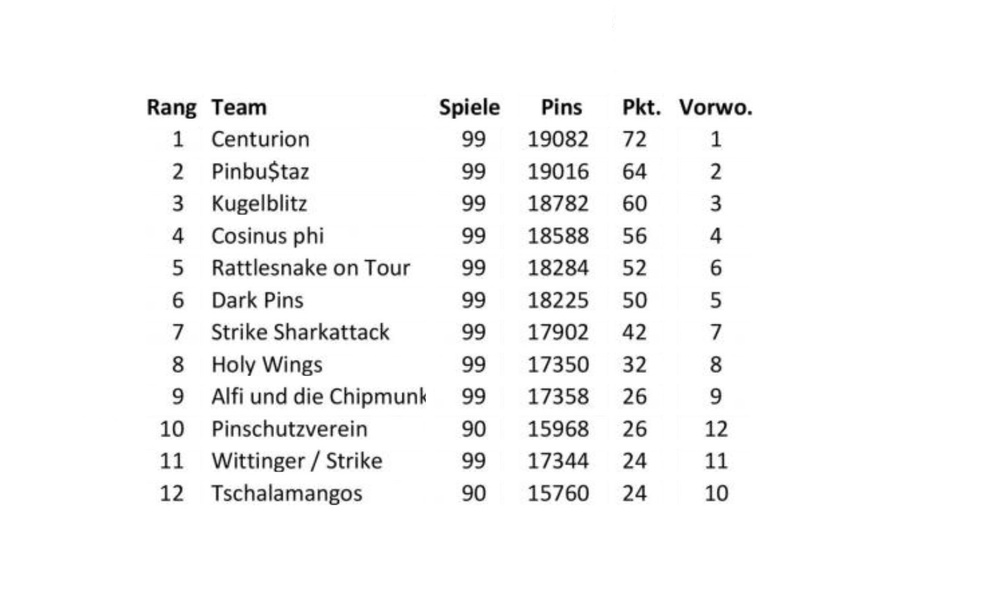
#> input picture py_maple/unbordered_example.jpg, 1000 x 600 px, shrunk from 1632 x 980 before the run
$ python table_unborder.py
#> lines starting #> are read from the running program, lines starting #| are printed output that depends on the picture; after the words box and inside, x2 and y2 are one past the last pixel; in counts of white or black regions, pixels touching at a corner belong together
#> further down, img is the input picture: shape (600, 1000, 3); min 0, max 255, mean 246.6
import cv2
import numpy as np
import pandas as pd
import matplotlib.pyplot as plt
import csv

def recognize_structure(img):

    #print(img.shape)
    img = cv2.cvtColor(img, cv2.COLOR_BGR2GRAY)
#> img: shape (600, 1000)
    img_height, img_width = img.shape

    #print("img_height", img_height, "img_width", img_width)

    # thresholding the image to a binary image
    thresh, img_bin = cv2.threshold(img, 180, 255, cv2.THRESH_BINARY | cv2.THRESH_OTSU)
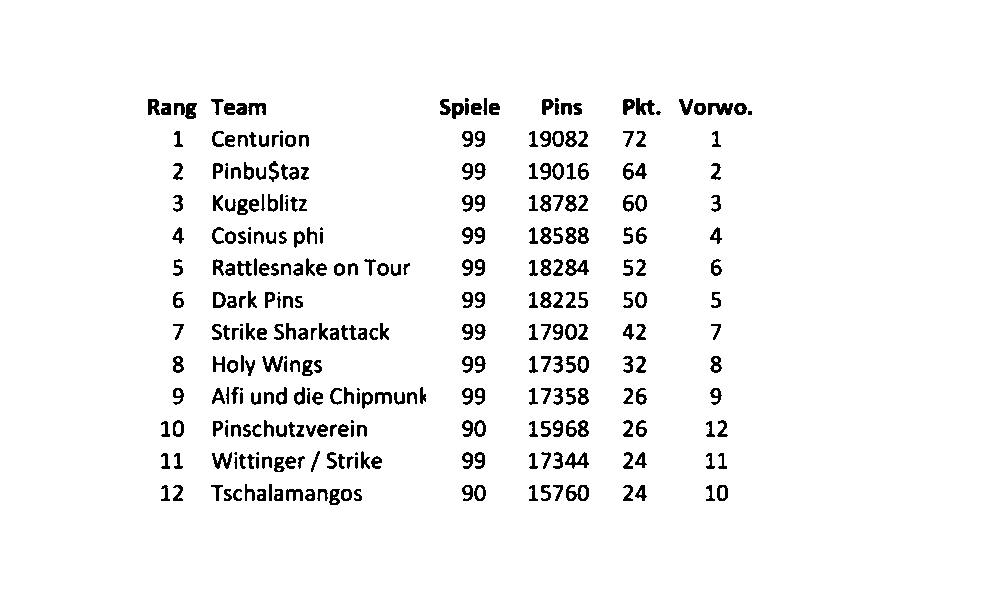
#> img_bin: shape (600, 1000); 95.7% white; 329 black regions (20 under 20 px), largest, box (x1, y1, x2, y2) and area: (565, 259, 589, 276) 206, (708, 103, 733, 115) 203, (566, 485, 589, 501) 202
#> thresh = 176
    #img_bin = cv2.adaptiveThreshold(img, 255, cv2.ADAPTIVE_THRESH_GAUSSIAN_C, cv2.THRESH_BINARY, 5, 5)

    #img_median = cv2.medianBlur(img_bin, 3)
    img_median = img_bin

    ver_kernel = cv2.getStructuringElement(cv2.MORPH_RECT, (9, img_height*2)) #shape (kernel_len, 1) inverted! xD
    vertical_lines = cv2.erode(img_median, ver_kernel, iterations=1)
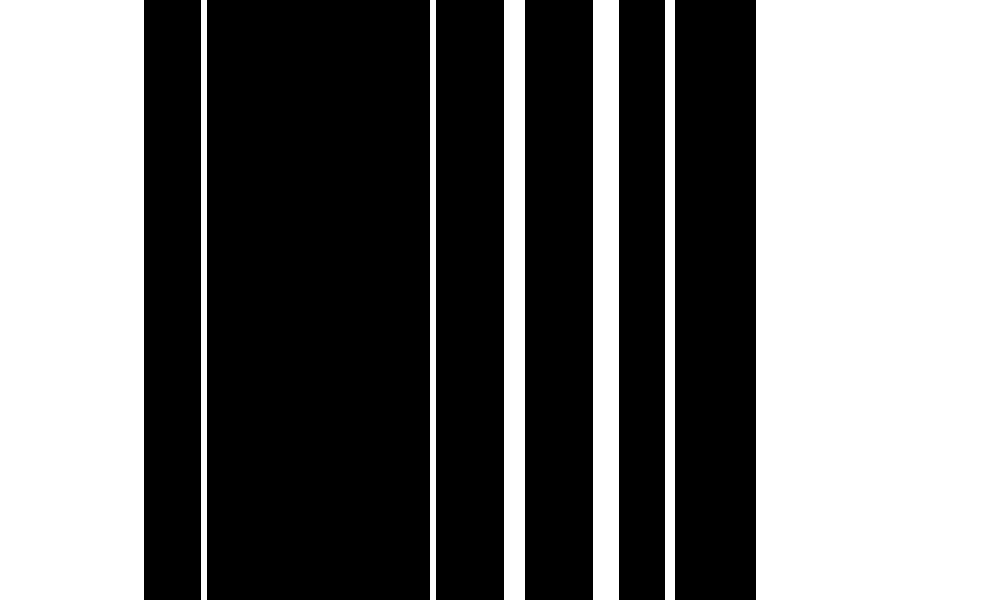
#> vertical_lines: shape (600, 1000); 45.7% white; 7 white regions, largest, box (x1, y1, x2, y2) and area: (756, 0, 1000, 600) 146400, (0, 0, 144, 600) 86400, (593, 0, 619, 600) 15600
    cv2.imwrite("竖线.jpg", vertical_lines)

    hor_kernel = cv2.getStructuringElement(cv2.MORPH_RECT, (img_width*2, 9)) #shape (kernel_len, 1) inverted! xD
    horizontal_lines = cv2.erode(img_median, hor_kernel, iterations=1)
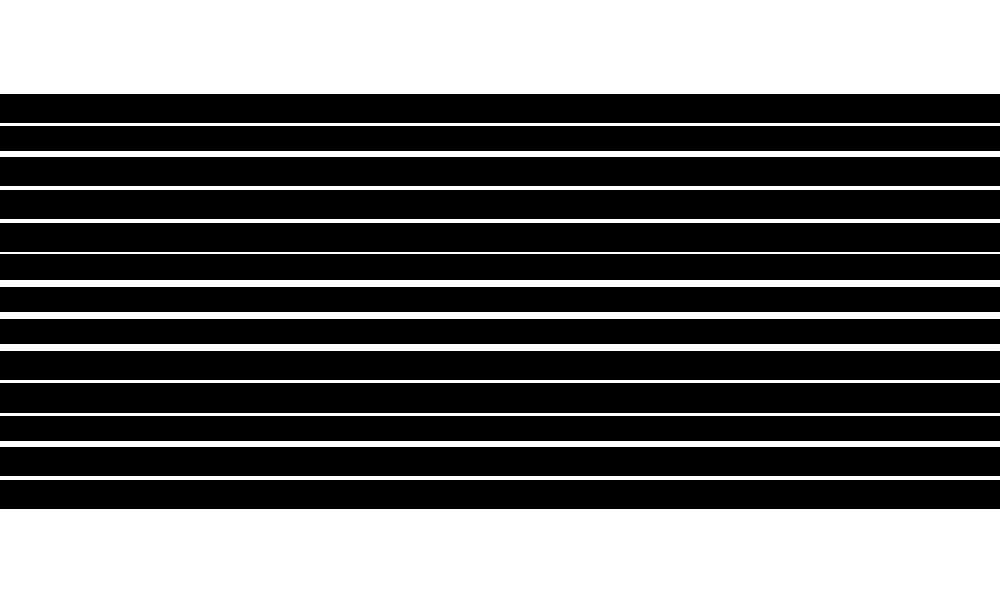
#> horizontal_lines: shape (600, 1000); 40.2% white; 14 white regions, largest, box (x1, y1, x2, y2) and area: (0, 0, 1000, 94) 94000, (0, 509, 1000, 600) 91000, (0, 280, 1000, 287) 7000
    cv2.imwrite("直线.jpg", horizontal_lines)

    # A kernel of 2x2
    kernel = cv2.getStructuringElement(cv2.MORPH_RECT, (2, 2))
    #print(kernel)
    #print(kernel.shape)

    # Combine horizontal and vertical lines in a new third image, with both having same weight.
    img_vh = cv2.addWeighted(vertical_lines, 0.5, horizontal_lines, 0.5, 0.0)

    # Eroding and thesholding the image
    img_vh = cv2.erode(~img_vh, kernel, iterations=2)
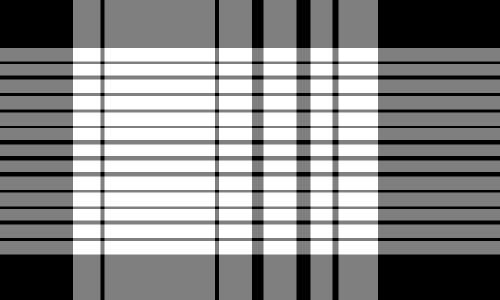
#> img_vh: shape (600, 1000) (shown at 1/2 size); min 0, max 255, mean 138.2
    cv2.imwrite("竖直线.jpg", img_vh)

    thresh, img_vh = cv2.threshold(img_vh, 128, 255, cv2.THRESH_BINARY )
#> img_vh: shape (600, 1000); 29.5% white; 78 white regions
    cv2.imwrite("二值化竖直线.jpg", img_vh)

    bitxor = cv2.bitwise_xor(img, img_vh)
    bitnot = cv2.bitwise_not(bitxor)
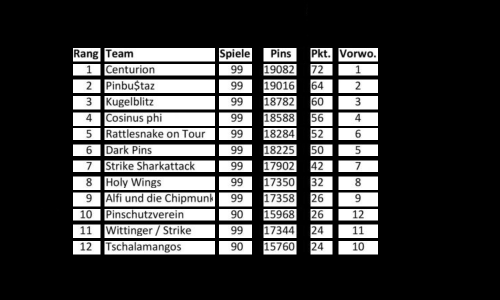
#> bitnot: shape (600, 1000) (shown at 1/2 size); min 0, max 255, mean 66.9
    cv2.imshow("bitnot", bitnot)
    # Plotting the generated image

    # Detect contours for following box detection
    contours, hierarchy = cv2.findContours(img_vh, cv2.RETR_TREE, cv2.CHAIN_APPROX_SIMPLE)
#> contours = 78 contours; largest, box (x1, y1, x2, y2) and area: (209, 385, 430, 413) 5940, (209, 482, 430, 509) 5720, (209, 449, 430, 476) 5720, (209, 353, 430, 380) 5720, (209, 225, 430, 252) 5720
    # [4 lines of commented-out code are left out]

    def sort_contours(cnts, method="left-to-right"):
        # initialize the reverse flag and sort index
#> called with method = 'top-to-bottom'
        reverse = False
        i = 0
        # handle if we need to sort in reverse
        if method == "right-to-left" or method == "bottom-to-top":
            reverse = True
        # handle if we are sorting against the y-coordinate rather than
        # the x-coordinate of the bounding box
        if method == "top-to-bottom" or method == "bottom-to-top":
            i = 1
        # construct the list of bounding boxes and sort them from top to
        # bottom
        boundingBoxes = [cv2.boundingRect(c) for c in cnts]
#> boundingBoxes = 78 items, first 6: (677, 482, 79, 27), (621, 482, 44, 27), (527, 482, 66, 27), (438, 482, 66, 27), (209, 482, 221, 27), (146, 482, 55, 27)
        (cnts, boundingBoxes) = zip(*sorted(zip(cnts, boundingBoxes),
                                            key=lambda b: b[1][i], reverse=reverse))
#> cnts = 78 contours; largest, box (x1, y1, x2, y2) and area: (209, 385, 430, 413) 5940, (209, 96, 430, 123) 5720, (209, 159, 430, 186) 5720, (209, 192, 430, 219) 5720, (209, 225, 430, 252) 5720; boundingBoxes = 78 items, first 6: (677, 96, 79, 27), (621, 96, 44, 27), (527, 96, 66, 27), (438, 96, 66, 27), (209, 96, 221, 27), (146, 96, 55, 27)
        # return the list of sorted contours and bounding boxes
        return (cnts, boundingBoxes)


    # Sort all the contours by top to bottom.
    contours, boundingBoxes = sort_contours(contours, method="top-to-bottom")
#> contours has the same summary as cnts in sort_contours

    # Creating a list of heights for all detected boxes
    heights = [boundingBoxes[i][3] for i in range(len(boundingBoxes))]
#> heights = 78 values, max 28 at index 54, min 23 at index 6, mean 25.62

    # Get mean of heights
    mean = np.mean(heights)
#> mean = 25.62

    # Create list box to store all boxes in
    box = []
    # Get position (x,y), width and height for every contour and show the contour on image
    #print("lencontours", len(contours))
    for c in contours:
        x, y, w, h = cv2.boundingRect(c)
        #print("x", x, "y", y, "w", w, "h", h)
        if (w < 0.9*img_width and h < 0.9*img_height):
            image = cv2.rectangle(img, (x, y), (x + w, y + h), (0, 255, 0), 2)
            box.append([x, y, w, h])
#> this loop made 78 passes
#> (c, x, y, w, h) on passes 1 to 6: ([[677, 96], [677, 122], [755, 122], [755, 96]], 677, 96, 79, 27), ([[621, 96], [621, 122], [664, 122], [664, 96]], 621, 96, 44, 27), ([[527, 96], [527, 122], [592, 122], [592, 96]], 527, 96, 66, 27), ([[438, 96], [438, 122], [503, 122], [503, 96]], 438, 96, 66, 27), ([[209, 96], [209, 122], [429, 122], [429, 96]], 209, 96, 221, 27), ([[146, 96], [146, 122], [200, 122], [200, 96]], 146, 96, 55, 27)
#> pass 3, in recognize_structure, `image = cv2.rectangle(img, (x, y), (x + w, y + h), (0, 255, 0), 2)`:
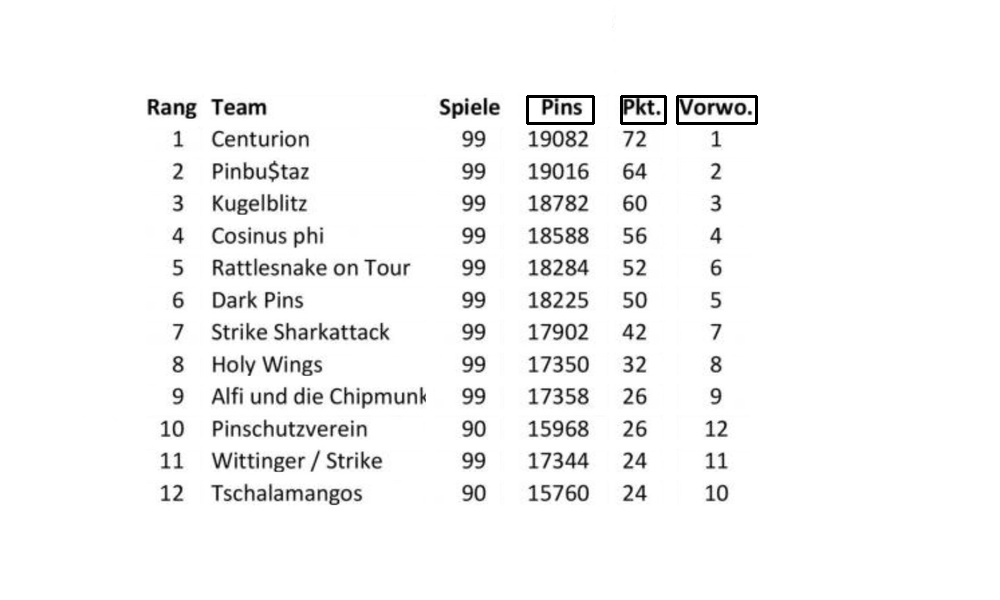
#> image: shape (600, 1000); min 0, max 255, mean 245.9
#> after the loop:
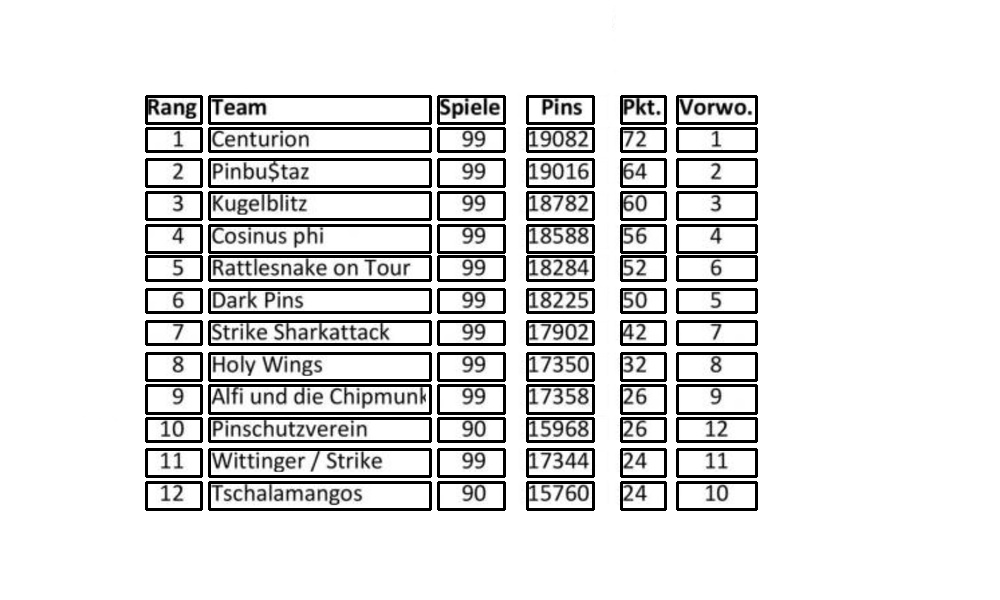
#> img: shape (600, 1000); min 0, max 255, mean 224.1
#> after the loop, box = 78 items, first 6: [677, 96, 79, 27], [621, 96, 44, 27], [527, 96, 66, 27], [438, 96, 66, 27], [209, 96, 221, 27], [146, 96, 55, 27]

    # Creating two lists to define row and column in which cell is located
    row = []
    column = []
    j = 0

    #print("len box", len(box))
    # Sorting the boxes to their respective row and column
    for i in range(len(box)):
        if (i == 0):
            column.append(box[i])
            previous = box[i]

        else:
            if (box[i][1] <= previous[1] + mean / 2):
                column.append(box[i])
                previous = box[i]

                if (i == len(box) - 1):
                    row.append(column)

            else:
                row.append(column)
                column = []
                previous = box[i]
                column.append(box[i])
#> this loop made 78 passes
#> after the loop, row = 13 items

    #print(column)
    #print(row)

    # calculating maximum number of cells
    countcol = 0
    index = 0
    for i in range(len(row)):
        current = len(row[i])
        #print("len",len(row[i]))
        if current > countcol:
            countcol = current
            index = i
#> this loop made 13 passes
#> (countcol, index) on pass 1: (6, 0)
#> after the loop, countcol = 6; index = 0

    #print("countcol", countcol)

    # Retrieving the center of each column
    #center = [int(row[i][j][0] + row[i][j][2] / 2) for j in range(len(row[i])) if row[0]]
    center = [int(row[index][j][0] + row[index][j][2] / 2) for j in range(len(row[index]))]
#> center = [716, 643, 560, 471, 319, 173]
    #print("center",center)

    center = np.array(center)
    center.sort()
    #print("center.sort()", center)
    # Regarding the distance to the columns center, the boxes are arranged in respective order

    finalboxes = []
    for i in range(len(row)):
        lis = []
        for k in range(countcol):
            lis.append([])
        for j in range(len(row[i])):
            diff = abs(center - (row[i][j][0] + row[i][j][2] / 4))
            minimum = min(diff)
            indexing = list(diff).index(minimum)
            lis[indexing].append(row[i][j])
        finalboxes.append(lis)
#> this loop made 13 passes
#> after the loop, finalboxes = 13 items

    return finalboxes, bitnot

# img = cv2.imread("./5.jpg")
img = cv2.imread("./unbordered_example.jpg")
boxes, img_processed = recognize_structure(img)
#> boxes = 13 items
cv2.imshow("result",img_processed)
cv2.waitKey(0)

$ run again, with py_maple/5.jpg copied over py_maple/unbordered_example.jpg
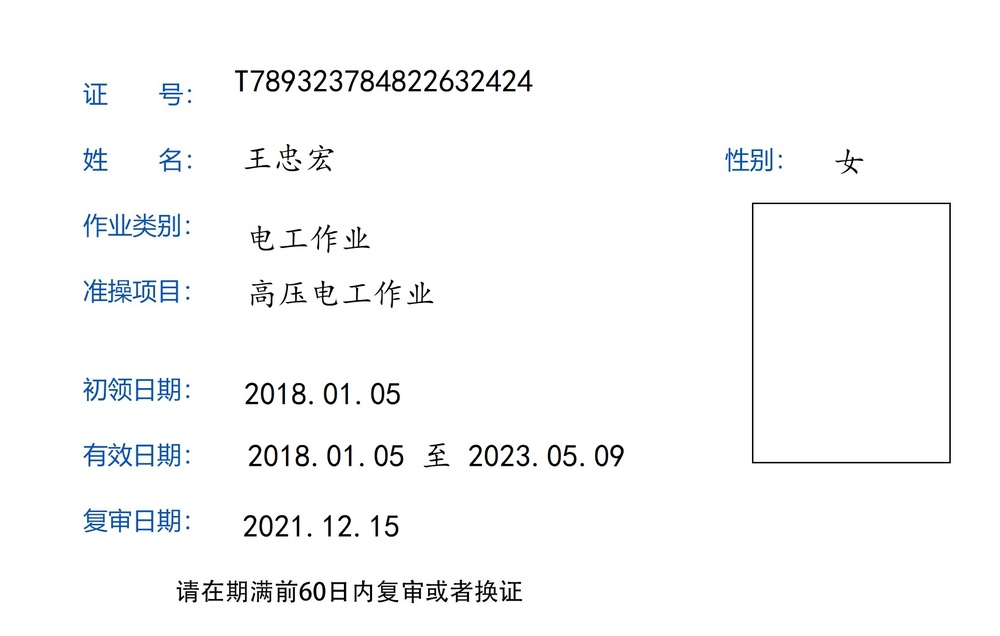
#> input picture py_maple/5.jpg, 1000 x 636 px, shrunk from 2032 x 1293 before the run
#> img is the input picture: shape (636, 1000, 3); mean B, G, R 249.4, 249, 248.4
#> in recognize_structure, `thresh, img_bin = cv2.threshold(img, 180, 255, cv2.THRESH_BINARY | cv2..`:
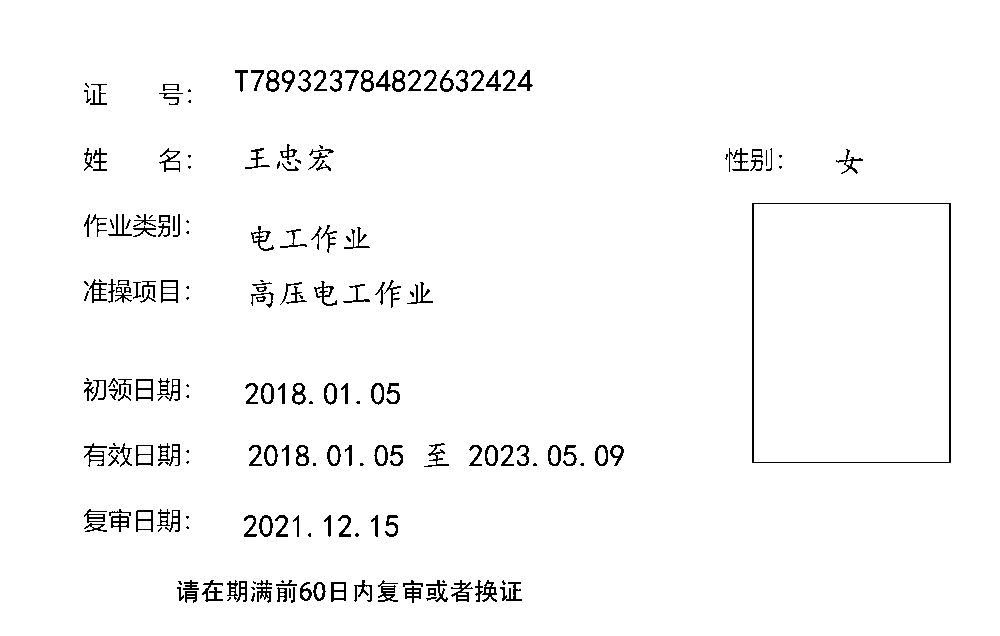
#> img_bin: shape (636, 1000); 97.3% white; black in thin lines or dots, all inside (x1, y1, x2, y2) = (84, 70, 951, 603)
#> thresh = 156
#> vertical_lines: shape (636, 1000); 22.4% white; 5 white regions, box (x1, y1, x2, y2) and area: (628, 0, 721, 636) 59148, (0, 0, 80, 636) 50880, (955, 0, 1000, 636) 28620, (541, 0, 544, 636) 1908, (588, 0, 591, 636) 1908
#> horizontal_lines: shape (636, 1000); 34% white; 6 white regions, box (x1, y1, x2, y2) and area: (0, 0, 1000, 66) 66000, (0, 541, 1000, 576) 35000, (0, 471, 1000, 505) 34000, (0, 109, 1000, 140) 31000, (0, 607, 1000, 636) 29000, (0, 178, 1000, 199) 21000
#> contours = 20 contours; largest, box (x1, y1, x2, y2) and area: (82, 201, 541, 471) 123202, (723, 201, 955, 471) 62139, (82, 68, 541, 109) 18320, (82, 142, 541, 178) 16030, (82, 507, 541, 541) 15114
#> in sort_contours, `boundingBoxes = [cv2.boundingRect(c) for c in cnts]`: boundingBoxes = 20 items, first 6: (723, 578, 232, 29), (593, 578, 35, 29), (546, 578, 42, 29), (82, 578, 459, 29), (723, 507, 232, 34), (593, 507, 35, 34)
#> in sort_contours, `(cnts, boundingBoxes) = zip(*sorted(zip(cnts, boundingBoxes), key=lamb..`: cnts has the same summary as contours in recognize_structure; boundingBoxes = 20 items, first 6: (723, 68, 232, 41), (593, 68, 35, 41), (546, 68, 42, 41), (82, 68, 459, 41), (723, 142, 232, 36), (593, 142, 35, 36)
#> heights = [41, 41, 41, 41, 36, 36, 36, 36, 270, 270, 270, 270, 34, 34, 34, 34, 29, 29, 29, 29]
#> mean = 82
#> the loop in recognize_structure, `for c in contours:` made 20 passes
#> (c, x, y, w, h) on passes 1 to 6: ([[723, 68], [723, 108], [954, 108], [954, 68]], 723, 68, 232, 41), ([[593, 68], [593, 108], [627, 108], [627, 68]], 593, 68, 35, 41), ([[546, 68], [546, 108], [587, 108], [587, 68]], 546, 68, 42, 41), ([[82, 68], [82, 108], [540, 108], [540, 68]], 82, 68, 459, 41), ([[723, 142], [723, 177], [954, 177], [954, 142]], 723, 142, 232, 36), ([[593, 142], [593, 177], [627, 177], [627, 142]], 593, 142, 35, 36)
#> after the loop in recognize_structure, `for c in contours:`:
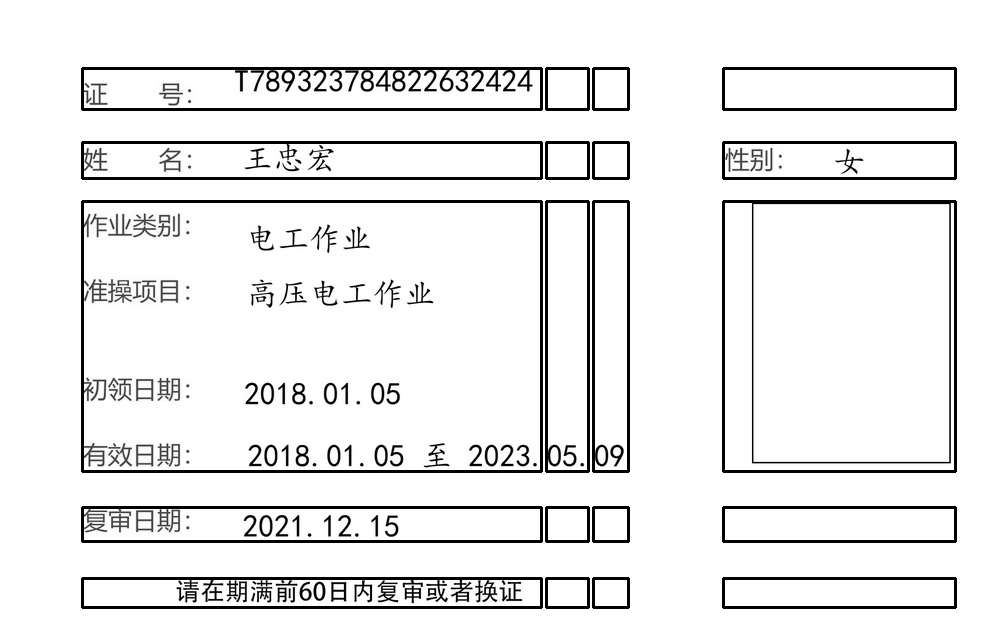
#> img: shape (636, 1000); min 0, max 255, mean 235.7
#> after the loop in recognize_structure, `for c in contours:`: box = 20 items, first 6: [723, 68, 232, 41], [593, 68, 35, 41], [546, 68, 42, 41], [82, 68, 459, 41], [723, 142, 232, 36], [593, 142, 35, 36]
#> the loop in recognize_structure, `for i in range(len(box)):` made 20 passes
#> after the loop in recognize_structure, `for i in range(len(box)):`: row = 5 items
#> the loop in recognize_structure, `for i in range(len(row)):` made 5 passes
#> (countcol, index) on pass 1: (4, 0)
#> after the loop in recognize_structure, `for i in range(len(row)):`: countcol = 4; index = 0
#> center = [839, 610, 567, 311]
#> the loop in recognize_structure, `for i in range(len(row)):` made 5 passes
#> after the loop in recognize_structure, `for i in range(len(row)):`: finalboxes = 5 items
